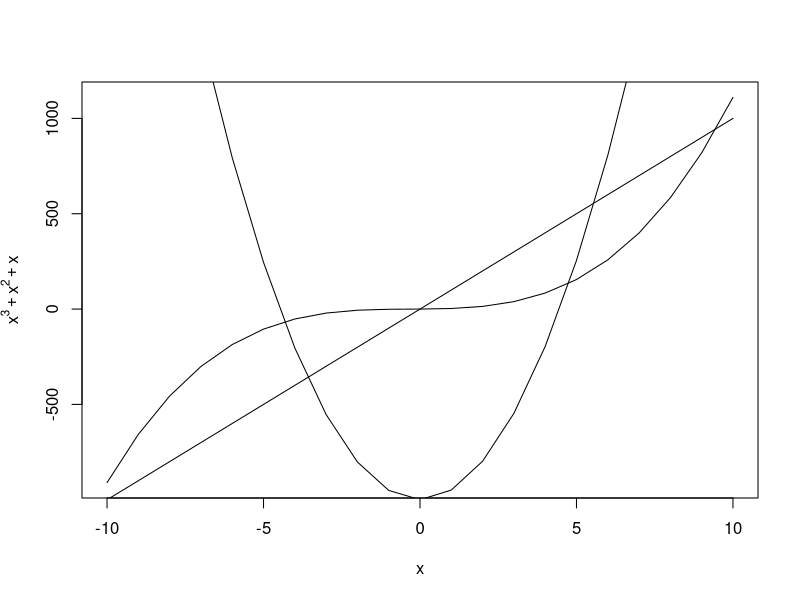

Write the R code that produced this figure.
setwd("C:\\Users\\ketil\\Documents\\Visual Studio 2015\\Projects")
dev.off()
plot.new()

#Back to schooldays

x <- c(-10:10)
y <- x ^ 3 + x ^ 2 + x

plot(x, y, type = 'l', ylab = expression(x ^ 3 + x ^ 2 + x))
lines(x, 50 * x ^ 2 + x - 1000)
lines(x, 100 * x)
